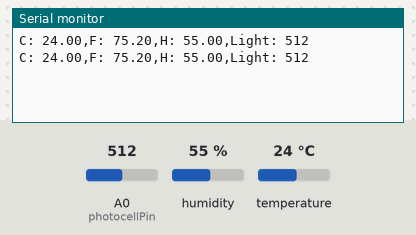
This sketch was run on a simulated Arduino Uno, built with avr-gcc and run on an emulated ATmega328P. On the bench: the last lines printed to the serial monitor. Inputs (shaded band) come from the test bench; at power-on: humidity 55 %, A0 (photocellPin) = 512, temperature 24 °C.

Above: at 2.8 s.
2.9 s: humidity set to 22 %
At 4.5 s:
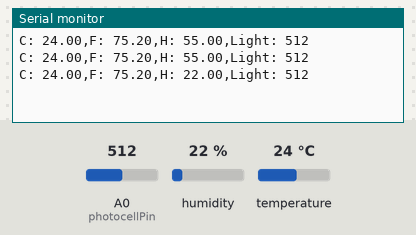
5.6 s: A0 (photocellPin) set to 716
At 7.5 s:
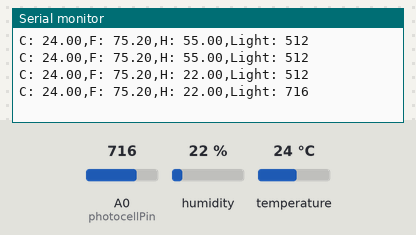
8.3 s: temperature set to 12 °C
At 10.8 s:
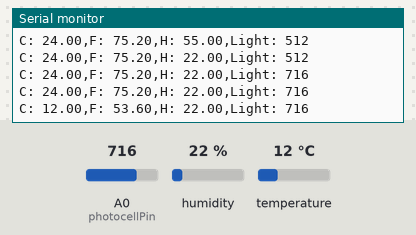
11.0 s: A0 (photocellPin) set to 900
At 12.9 s:
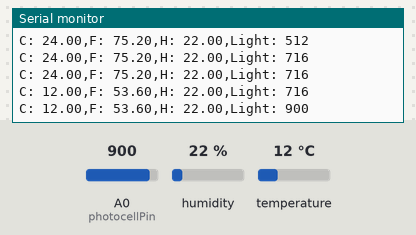
13.7 s: humidity set to 40 %
At 14.6 s:
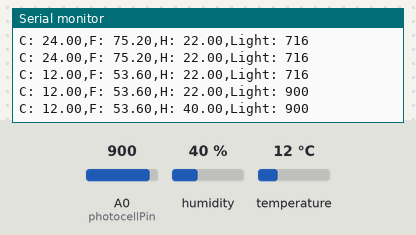
Timing chart, 0 to 16.7 s (numbered marks = the images above; inputs shaded):
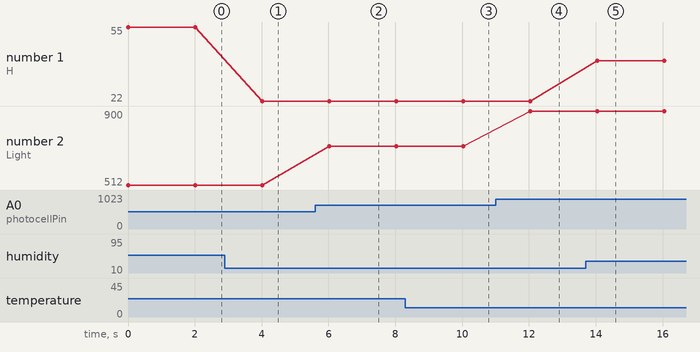

The sketch:

Sensors.ino
```cpp
#include "DHT.h"

#define DHTPIN 2
#define DHTTYPE DHT22
DHT dht(DHTPIN, DHTTYPE);

int photocellReading;
int photocellPin = 0;


unsigned long sampleTime = 60*5*1000UL;

void setup()
{
  Serial.begin(9600);
  dht.begin();
}

void loop()
{

  Temperature();
  Humidity();
  Photocell();
  delay(2000);
}

void Temperature()
{
  Serial.print("C: ");
  Serial.print(dht.readTemperature());
  Serial.print(",");
  Serial.print("F: ");
  Serial.print(dht.readTemperature(true));
  Serial.print(",");
}

void Humidity()
{
  Serial.print("H: ");
  Serial.print(dht.readHumidity());
  Serial.print(",");
}

void Photocell()
{
  photocellReading = analogRead(photocellPin);

  Serial.print("Light: ");
  Serial.println(photocellReading);
}
```

Measured:
- after the input at 2.9 s, the serial monitor: prints a new line after 1.1 s (image 1)
- after the input at 5.6 s, the serial monitor: prints a new line after 0.42 s (image 2)
- after the input at 8.3 s, the serial monitor: prints a new line after 1.7 s (image 3)
- after the input at 11.0 s, the serial monitor: prints a new line after 1.0 s (image 4)
- after the input at 13.7 s, the serial monitor: prints a new line after 0.35 s (image 5)
- plotted number 1: 55 → 22 after the input at 2.9 s, 22 → 40 after the input at 13.7 s
- plotted number 2: 512 → 716 after the input at 5.6 s, 716 → 900 after the input at 11.0 s
